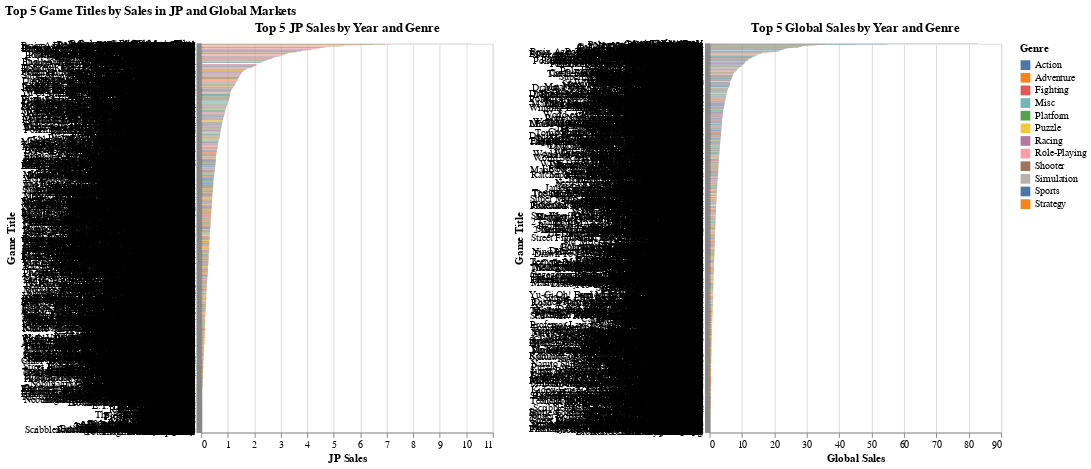

Here is the notebook cell this chart was saved with:
### Code cell
# Retrieve the top 5 titles with the highest sales in Japan by genre and year
jp_top5 = df.sort_values(['Year', 'Genre', 'JP_Sales'], ascending=[True, True, False]).groupby(['Year', 'Genre']).head(5)

# Retrieve the top 5 titles with the highest sales globally by genre and year
global_top5 = df.sort_values(['Year', 'Genre', 'Global_Sales'], ascending=[True, True, False]).groupby(['Year', 'Genre']).head(5)

# Merge
jp_top5['Type'] = 'JP'
global_top5['Type'] = 'Global'
top5_df = pd.concat([jp_top5, global_top5])
top5_df = top5_df[['Year', 'Genre', 'Name', 'JP_Sales', 'Global_Sales', 'Type']]

# Implement a filter based on genre and year
year_genre_selection = alt.selection(
    type='single', 
    fields=['Year', 'Genre'], 
    bind={'Year': alt.binding_select(options=sorted(top5_df['Year'].unique())),
          'Genre': alt.binding_select(options=sorted(top5_df['Genre'].unique()))},
    name='Select'
)

# Visualize the top 5 sales in Japan (horizontal orientation)
jp_chart = alt.Chart(top5_df[top5_df['Type'] == 'JP']).mark_bar().encode(
    y=alt.Y('Name:N', sort='-x', title='Game Title'),
    x=alt.X('JP_Sales:Q', title='JP Sales'),
    color='Genre:N',
    tooltip=['Year', 'Genre', 'Name', 'JP_Sales']
).transform_filter(
    year_genre_selection
).properties(
    width=300,
    height=400,
    title='Top 5 JP Sales by Year and Genre'
)

# Visualize the top 5 sales globally (horizontal orientation)
global_chart = alt.Chart(top5_df[top5_df['Type'] == 'Global']).mark_bar().encode(
    y=alt.Y('Name:N', sort='-x', title='Game Title'),
    x=alt.X('Global_Sales:Q', title='Global Sales'),
    color='Genre:N',
    tooltip=['Year', 'Genre', 'Name', 'Global_Sales']
).transform_filter(
    year_genre_selection
).properties(
    width=300,
    height=400,
    title='Top 5 Global Sales by Year and Genre'
)

# Combine two charts
combined_chart = alt.hconcat(
    jp_chart,
    global_chart
).add_selection(
    year_genre_selection
).resolve_scale(
    x='independent'
).properties(
    title='Top 5 Game Titles by Sales in JP and Global Markets'
)

combined_chart.display()

### Figure 1 — Vega-Lite specification as saved in the notebook (floating-point values rounded to 4 significant figures; data arrays with more than 128 entries replaced by an {"elided": "..."} marker saying what was removed)
{"config": {"view": {"continuousWidth": 300, "continuousHeight": 300}}, "hconcat": [{"data": {"name": "data-1c54e561426d9a698438a3eeac24ce5a"}, "mark": {"type": "bar"}, "encoding": {"color": {"field": "Genre", "type": "nominal"}, "tooltip": [{"field": "Year", "type": "quantitative"}, {"field": "Genre", "type": "nominal"}, {"field": "Name", "type": "nominal"}, {"field": "JP_Sales", "type": "quantitative"}], "x": {"field": "JP_Sales", "title": "JP Sales", "type": "quantitative"}, "y": {"field": "Name", "sort": "-x", "title": "Game Title", "type": "nominal"}}, "height": 400, "name": "view_7", "title": "Top 5 JP Sales by Year and Genre", "transform": [{"filter": {"param": "Select"}}], "width": 300}, {"data": {"name": "data-98483a7d5b30b45910c2ba8910c86aae"}, "mark": {"type": "bar"}, "encoding": {"color": {"field": "Genre", "type": "nominal"}, "tooltip": [{"field": "Year", "type": "quantitative"}, {"field": "Genre", "type": "nominal"}, {"field": "Name", "type": "nominal"}, {"field": "Global_Sales", "type": "quantitative"}], "x": {"field": "Global_Sales", "title": "Global Sales", "type": "quantitative"}, "y": {"field": "Name", "sort": "-x", "title": "Game Title", "type": "nominal"}}, "height": 400, "name": "view_8", "title": "Top 5 Global Sales by Year and Genre", "transform": [{"filter": {"param": "Select"}}], "width": 300}], "params": [{"name": "Select", "select": {"type": "point", "fields": ["Year", "Genre"]}, "bind": {"Year": {"input": "select", "options": [1980.0, 1981.0, 1982.0, 1983.0, 1984.0, 1985.0, 1986.0, 1987.0, 1988.0, 1989.0, 1990.0, 1991.0, 1992.0, 1993.0, 1994.0, 1995.0, 1996.0, 1997.0, 1998.0, 1999.0, 2000.0, 2001.0, 2002.0, 2003.0, 2004.0, 2005.0, 2006.0, 2007.0, 2008.0, 2009.0, 2010.0, 2011.0, 2012.0, 2013.0, 2014.0, 2015.0, 2016.0, 2017.0, 2020.0]}, "Genre": {"input": "select", "options": ["Action", "Adventure", "Fighting", "Misc", "Platform", "Puzzle", "Racing", "Role-Playing", "Shooter", "Simulation", "Sports", "Strategy"]}}, "views": ["view_7", "view_8"]}], "resolve": {"scale": {"x": "independent"}}, "title": "Top 5 Game Titles by Sales in JP and Global Markets", "$schema": "https://vega.github.io/schema/vega-lite/v5.8.0.json", "datasets": {"data-1c54e561426d9a698438a3eeac24ce5a": {"elided": "1669 records"}, "data-98483a7d5b30b45910c2ba8910c86aae": {"elided": "1669 records"}}}
